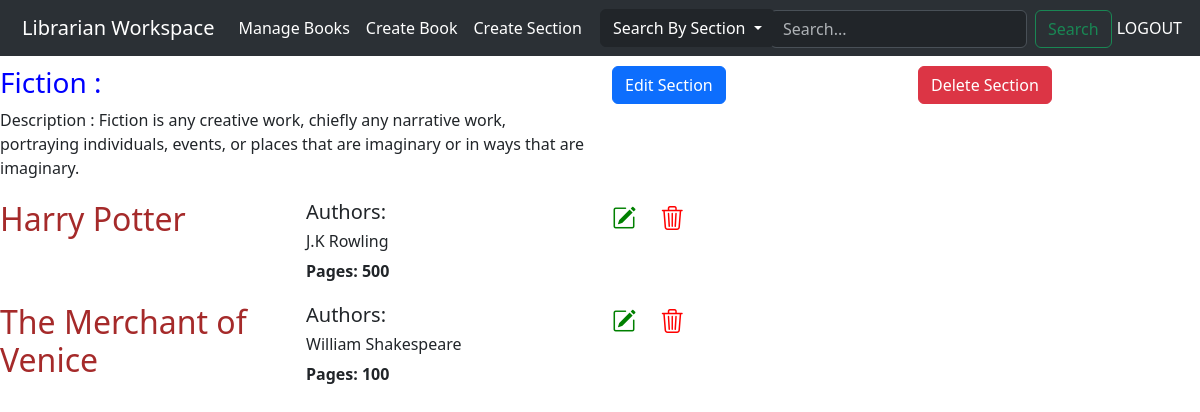
Screenshot of /librarian/search/section/1 with the database file from the repository.
### Application/model.py (models this page shows)
class Section(db.Model):
    ID = db.Column(db.Integer, primary_key=True, autoincrement=True)
    Name = db.Column(db.String, nullable=False)
    Date_Created = db.Column(db.String, nullable=False)
    Description = db.Column(db.String)

class Book(db.Model):
    ID = db.Column(db.Integer, primary_key=True, autoincrement=True)
    Name = db.Column(db.String, nullable=False)
    Content = db.Column(db.String, nullable=False)
    Pages = db.Column(db.String)
    Section_id = db.Column(db.Integer, db.ForeignKey("section.ID"))
    author=db.relationship('Authors',backref='book')

class Authors(db.Model):
    Book_id = db.Column(db.Integer, db.ForeignKey("book.ID"), nullable=False, primary_key=True)
    Name = db.Column(db.String, nullable=False, primary_key=True)

### Application/controller_librarian.py (the view)
@app.route("/librarian/search/section/<int:section_id>")
def search_section_librarian(section_id):
    books=Book.query.filter_by(Section_id=section_id).all()
    section=Section.query.get(section_id)
    sections=Section.query.all()
    return render_template("search_lib_section.html",books=books,section=section,sections=sections)

### templates/search_lib_section.html (shortened to what this page needs)
<!DOCTYPE html>
<html lang="en">
<head>
    <link rel="stylesheet" href="https://cdn.jsdelivr.net/npm/bootstrap-icons@1.11.3/font/bootstrap-icons.min.css">
    <link href="https://cdn.jsdelivr.net/npm/bootstrap@5.3.2/dist/css/bootstrap.min.css" rel="stylesheet">
</head>
<body>
    <nav class="navbar navbar-expand-lg bg-body-tertiary" class="navbar bg-primary" data-bs-theme="dark">
        <div class="container-fluid">
          <div class="navbar-brand" style="color: white; margin-left: 10px;">Librarian Workspace</div>
          <div class="collapse navbar-collapse" id="navbarSupportedContent">
            <ul class="navbar-nav me-auto mb-2 mb-lg-0">
              <li class="nav-item">
                <a class="nav-link active" aria-current="page" href="/book/issue/management">Manage Books</a>
              </li>
              <li class="nav-item">
                <a class="nav-link active" href="/book/create">Create Book</a>
              </li>
              <li class="nav-item">
                <a class="nav-link active" href="/section/create">Create Section</a>
              </li>
              <li>
                <form action="/librarian/search" method="POST" style="position:absolute;left:770px;top:10px;" class="d-flex" >
                  <input class="form-control me-2" type="text" name="value" placeholder="Search...">
                  <input class="btn btn-outline-success" type="submit" value="Search">
                </form>
              </li>
              <li class="nav-item" style="position: absolute;right:10px;">
                <a class="nav-link active" aria-current="page" href="/librarian/logout">LOGOUT</a>
              </li>
            </ul>
          </div>
          <div class="collapse navbar-collapse" id="navbarNavDarkDropdown" style="position:absolute;left:600px">
            <ul class="navbar-nav">
              <li class="nav-item dropdown">
                <button class="btn btn-dark dropdown-toggle" data-bs-toggle="dropdown" aria-expanded="false">
                  Search By Section
                </button>
              </li>
            </ul>
          </div>
      </div>
    </nav>
    {% if books %}
    <div class="row" style="margin-top: 10px;">
        <div class="col-6">
        <h3 style="color:blue">{{section.Name}} :</h3>
          Description : {{section.Description}}
        </div>
        <div class="col-3">
            <a href="/section/edit/{{section.ID}}" class="btn btn-primary" >Edit Section</a>
        </div>
        <div class="col-3">
          <a href="/section/remove/{{section.ID}}" class="btn btn-danger" >Delete Section</a>
        </div>
    </div>
    {% for book in books %}
    <div class="row" style="margin-top: 20px;">
        <div class="col-3">
          <h2 style="color: brown;">{{book.Name}}</h2>
        </div>
        <div class="col-3">
          <h5>Authors:</h5>
          {% for x in book.author %}
          <h6>{{x.Name}}</h6>
          {% endfor %}
          {% if book.Pages%}
          <b>Pages: {{book.Pages}}</b>
          {% endif %}
        </div>
        <div class="col-1">
            <a href="/book/edit/{{book.ID}}" class="bi bi-pencil-square" style="color:green; font-size: x-large;"></a>
            <a href="/book/remove/{{book.ID}}" class="bi bi-trash3" style="color:red; font-size:x-large; margin-left: 20px;"></a>
        </div>
    </div>
    {% endfor %}
{% else %}
<h3 style="color: blue; margin-top: 20px;margin-left: 20px;">No Books Added Yet to This Section !!</h3>
{% endif %}
</body>
</html>

### rows the page displays
Section: Name "Fiction", Description "Fiction is any creative work, chiefly any narrative work, portraying individuals, events, or places that are imaginary or in ways that are imaginary."
Book: Name "Harry Potter", Pages "500"
Authors: Name "J.K Rowling"
Book: Name "The Merchant of Venice", Pages "100"
Authors: Name "William Shakespeare"
